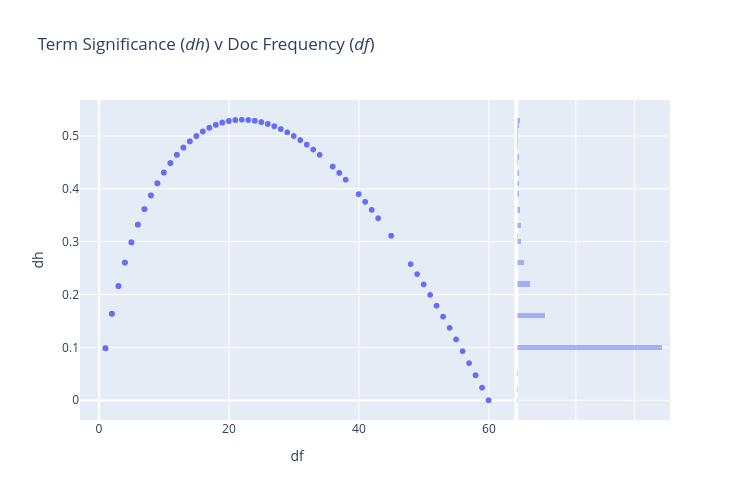

The notebook cell saved with this chart:
### Code cell
px.scatter(VOCAB.reset_index(), 'df', 'dh', 
           log_x=False, 
           width=750, height=500,
           hover_name='term_str',
           marginal_y='histogram',
          title="Term Significance (<i>dh</i>) v Doc Frequency (<i>df</i>)")

### Figure 1 — Plotly figure (JSON) as saved in the notebook; plotly's stock layout.template omitted (floating-point values rounded to 4 significant figures; data arrays with more than 128 entries replaced by an {"elided": "..."} marker saying what was removed)
{"data": [{"hovertemplate": "<b>%{hovertext}</b><br><br>df=%{x}<br>dh=%{y}<extra></extra>", "hovertext": {"elided": "3767 str values"}, "legendgroup": "", "marker": {"color": "#636efa", "symbol": "circle"}, "mode": "markers", "name": "", "showlegend": false, "type": "scattergl", "x": {"elided": "3767 int values"}, "xaxis": "x", "y": {"elided": "3767 float values"}, "yaxis": "y"}, {"alignmentgroup": "True", "bingroup": "y", "hovertemplate": "dh=%{y}<br>count=%{x}<extra></extra>", "legendgroup": "", "marker": {"color": "#636efa"}, "name": "", "offsetgroup": "", "opacity": 0.5, "showlegend": false, "type": "histogram", "xaxis": "x2", "y": {"elided": "3767 float values"}, "yaxis": "y2"}], "layout": {"barmode": "overlay", "height": 500, "legend": {"tracegroupgap": 0}, "title": {"text": "Term Significance (<i>dh</i>) v Doc Frequency (<i>df</i>)"}, "width": 750, "xaxis": {"anchor": "y", "autorange": true, "domain": [0, 0.7363], "range": [-2.919, 63.92], "title": {"text": "df"}, "type": "linear"}, "xaxis2": {"anchor": "y2", "autorange": true, "domain": [0.7413, 1], "matches": "x2", "range": [0, 2606.0], "showgrid": true, "showline": false, "showticklabels": false, "ticks": ""}, "yaxis": {"anchor": "x", "autorange": true, "domain": [0, 1], "range": [-0.03737, 0.5681], "title": {"text": "dh"}, "type": "linear"}, "yaxis2": {"anchor": "x2", "autorange": true, "domain": [0, 1], "matches": "y", "range": [-0.03737, 0.5681], "showgrid": true, "showticklabels": false, "type": "linear"}}}
